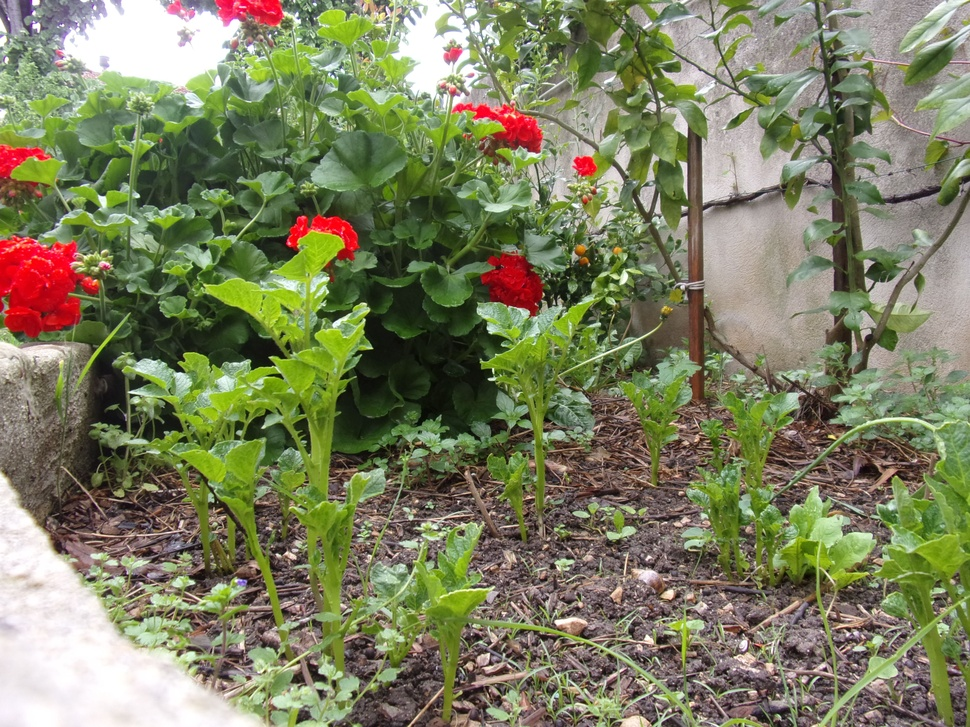
#> input picture Images/Im1.JPG, 970 x 727 px, shrunk from 4608 x 3456 before the run; its folder holds only this picture in this run
$ python -i scriptProcessAllImages.py   (imports and definitions only)
#> lines starting #> are read from the running program, lines starting #| are printed output that depends on the picture
import cv2
import numpy as np
from matplotlib import pyplot as plt
from matplotlib import cm
import matplotlib.animation as animation
import histogram_matching as hm

# [51 lines left out: function register2Images, not called in this run]

def hisEqulColor(img):
    ycrcb=cv2.cvtColor(img,cv2.COLOR_BGR2YCR_CB)
    channels=cv2.split(ycrcb)
    print(len(channels))
    cv2.equalizeHist(channels[0],channels[0])
    cv2.merge(channels,ycrcb)
    cv2.cvtColor(ycrcb,cv2.COLOR_YCR_CB2BGR,img)
    return img

# [4 lines left out: function histogram_matching_rgb, not called in this run]

########
#      #
# Main #
#      #
########

# [166 lines not run here, left out]

    # # Egalisation histogramme
    # img2 = cv2.imread(folder + files[0])
    # img2 = cv2.imread(folder + files[18])
    # plt.imshow(cv2.cvtColor(hisEqulColor(img2), cv2.COLOR_BGR2RGB))

>>> import cv2
>>> picture = cv2.imread('Images/Im1.JPG')
#> picture is the input picture: shape (727, 970, 3); mean B, G, R 95.6, 127.6, 125
>>> result = hisEqulColor(picture)
#> in hisEqulColor, `ycrcb=cv2.cvtColor(img,cv2.COLOR_BGR2YCR_CB)`: ycrcb: shape (727, 970, 3); mean of channels 0, 1, 2 123.2, 129.3, 112.5
#| 3
#> in hisEqulColor, `cv2.cvtColor(ycrcb,cv2.COLOR_YCR_CB2BGR,img)`: ycrcb: shape (727, 970, 3); mean of channels 0, 1, 2 128.2, 129.3, 112.5
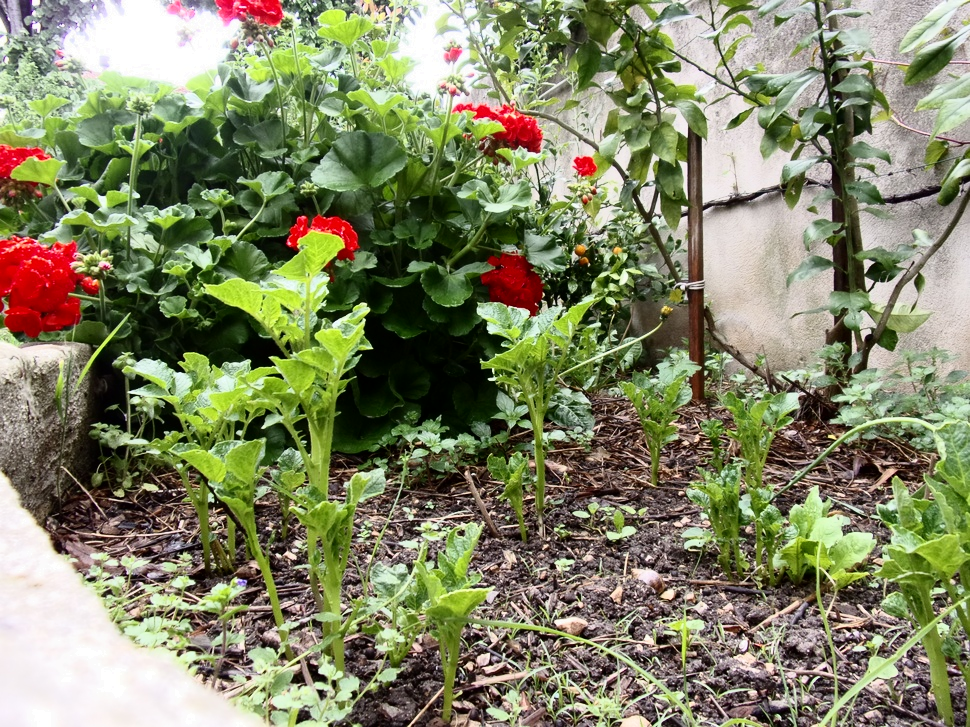
#> result: shape (727, 970, 3); mean B, G, R 101, 132.8, 130
